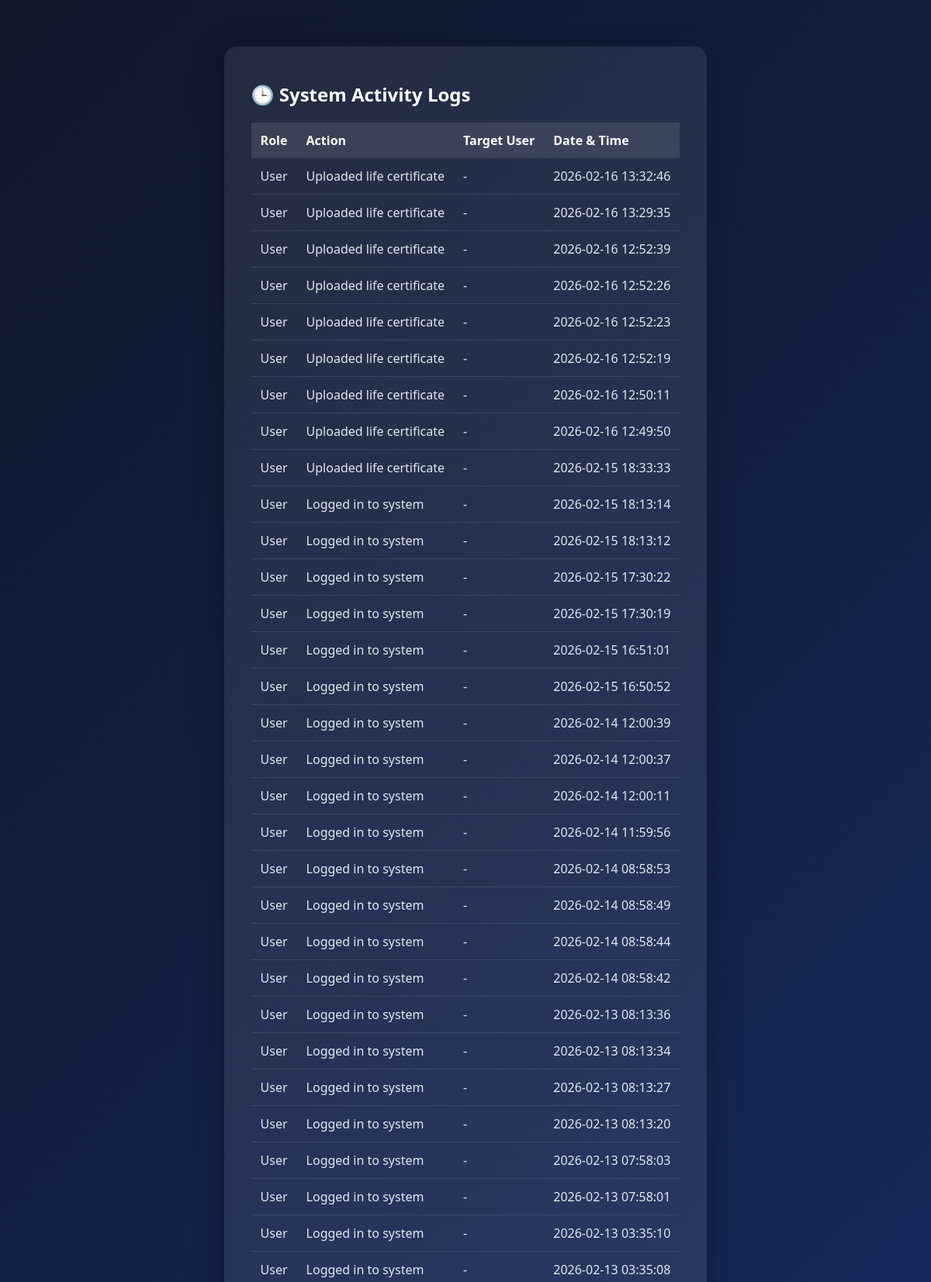
The app's page /admin/activity_logs.php (upper part) with its own data.
### tables this page shows
CREATE TABLE `activity_logs` (
  `id` int(11) NOT NULL,
  `actor_role` enum('Admin','User') NOT NULL,
  `actor_id` int(11) NOT NULL,
  `action` varchar(255) NOT NULL,
  `target_user_id` int(11) DEFAULT NULL,
  `created_at` timestamp NOT NULL DEFAULT current_timestamp()
);

### admin/activity_logs.php (the view, shortened to what this page needs)
<?php
include "../db.php";
$result = mysqli_query(
    $conn,
    "SELECT a.*, u.name
     FROM activity_logs a
     LEFT JOIN users u ON a.target_user_id = u.id
     ORDER BY a.created_at DESC"
);
?>
<!DOCTYPE html>
<html>
<head>
    <link rel="stylesheet" href="../assets/css/style.css">
</head>
<body>
<div class="admin-page">
<div class="admin-container admin-wide">
<h2>🕒 System Activity Logs</h2>
<table class="admin-table">
<tr>
    <th>Role</th>
    <th>Action</th>
    <th>Target User</th>
    <th>Date & Time</th>
</tr>
<?php while ($row = mysqli_fetch_assoc($result)) { ?>
<tr>
    <td><?= $row['actor_role'] ?></td>
    <td><?= $row['action'] ?></td>
    <td><?= $row['name'] ?? '-' ?></td>
    <td><?= $row['created_at'] ?></td>
</tr>
<?php } ?>
</table>
</div>
</div>
</body>
</html>

### assets/css/style.css (style rules this page uses)
* { margin: 0; padding: 0; box-sizing: border-box; }
body { background: #f5f7fb; font-family: 'Segoe UI', sans-serif; }
.admin-container { max-width: 1000px; margin: auto; background: #fff; padding: 25px; border-radius: 12px; }
.admin-table { width: 100%; border-collapse: collapse; }
.admin-table th { background: #6366f1; color: white; padding: 12px; }
.admin-table td { padding: 10px; border-bottom: 1px solid #eee; }
.admin-page { display:flex; min-height:100vh; background:linear-gradient(135deg,#0f172a,#1e3a8a); font-family:'Segoe UI',sans-serif; }
.admin-container { background:rgba(255,255,255,0.08); padding:35px; border-radius:16px; box-shadow:0 10px 40px rgba(0,0,0,0.35); color:#fff; }
.admin-container h2 { margin-bottom:20px; font-weight:600; }
.admin-table { width:100%; border-collapse:collapse; margin-top:10px; }
.admin-table th { background:rgba(255,255,255,0.15); padding:14px; text-align:left; font-weight:600; }
.admin-table td { padding:14px; border-bottom:1px solid rgba(255,255,255,0.08); }
.admin-container { margin-top: 60px; }
h2 { margin-top: 10px; }
.admin-container h2 { color: #ffffff; }
.admin-table { width:100%; border-collapse:collapse; margin-top:20px; color:#e2e8f0; }
.admin-table th { background:rgba(255,255,255,0.1); padding:12px; text-align:left; }
.admin-table td { padding:12px; border-bottom:1px solid rgba(255,255,255,0.1); }

### records on screen
activity_logs: actor_role "User", action "Uploaded life certificate", name "-", created_at "2026-02-16 13:32:46"
activity_logs: actor_role "User", action "Uploaded life certificate", name "-", created_at "2026-02-16 13:29:35"
activity_logs: actor_role "User", action "Uploaded life certificate", name "-", created_at "2026-02-16 12:52:39"
activity_logs: actor_role "User", action "Uploaded life certificate", name "-", created_at "2026-02-16 12:52:26"
activity_logs: actor_role "User", action "Uploaded life certificate", name "-", created_at "2026-02-16 12:52:23"
activity_logs: actor_role "User", action "Uploaded life certificate", name "-", created_at "2026-02-16 12:52:19"
activity_logs: actor_role "User", action "Uploaded life certificate", name "-", created_at "2026-02-16 12:50:11"
activity_logs: actor_role "User", action "Uploaded life certificate", name "-", created_at "2026-02-16 12:49:50"
activity_logs: actor_role "User", action "Uploaded life certificate", name "-", created_at "2026-02-15 18:33:33"
activity_logs: actor_role "User", action "Logged in to system", name "-", created_at "2026-02-15 18:13:14"
activity_logs: actor_role "User", action "Logged in to system", name "-", created_at "2026-02-15 18:13:12"
activity_logs: actor_role "User", action "Logged in to system", name "-", created_at "2026-02-15 17:30:22"
activity_logs: actor_role "User", action "Logged in to system", name "-", created_at "2026-02-15 17:30:19"
activity_logs: actor_role "User", action "Logged in to system", name "-", created_at "2026-02-15 16:51:01"
activity_logs: actor_role "User", action "Logged in to system", name "-", created_at "2026-02-15 16:50:52"
activity_logs: actor_role "User", action "Logged in to system", name "-", created_at "2026-02-14 12:00:39"
activity_logs: actor_role "User", action "Logged in to system", name "-", created_at "2026-02-14 12:00:37"
activity_logs: actor_role "User", action "Logged in to system", name "-", created_at "2026-02-14 12:00:11"
activity_logs: actor_role "User", action "Logged in to system", name "-", created_at "2026-02-14 11:59:56"
activity_logs: actor_role "User", action "Logged in to system", name "-", created_at "2026-02-14 08:58:53"
activity_logs: actor_role "User", action "Logged in to system", name "-", created_at "2026-02-14 08:58:49"
activity_logs: actor_role "User", action "Logged in to system", name "-", created_at "2026-02-14 08:58:44"
activity_logs: actor_role "User", action "Logged in to system", name "-", created_at "2026-02-14 08:58:42"
activity_logs: actor_role "User", action "Logged in to system", name "-", created_at "2026-02-13 08:13:36"
activity_logs: actor_role "User", action "Logged in to system", name "-", created_at "2026-02-13 08:13:34"
activity_logs: actor_role "User", action "Logged in to system", name "-", created_at "2026-02-13 08:13:27"
activity_logs: actor_role "User", action "Logged in to system", name "-", created_at "2026-02-13 08:13:20"
activity_logs: actor_role "User", action "Logged in to system", name "-", created_at "2026-02-13 07:58:03"
activity_logs: actor_role "User", action "Logged in to system", name "-", created_at "2026-02-13 07:58:01"
activity_logs: actor_role "User", action "Logged in to system", name "-", created_at "2026-02-13 03:35:10"
activity_logs: actor_role "User", action "Logged in to system", name "-", created_at "2026-02-13 03:35:08"
